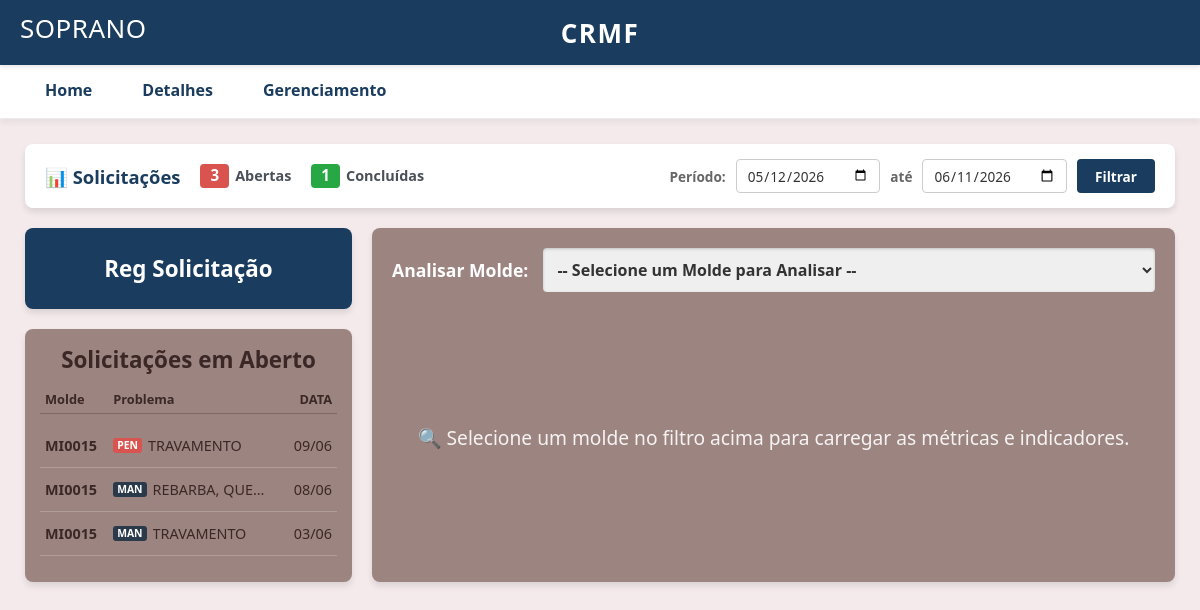
The app's page /, older data.
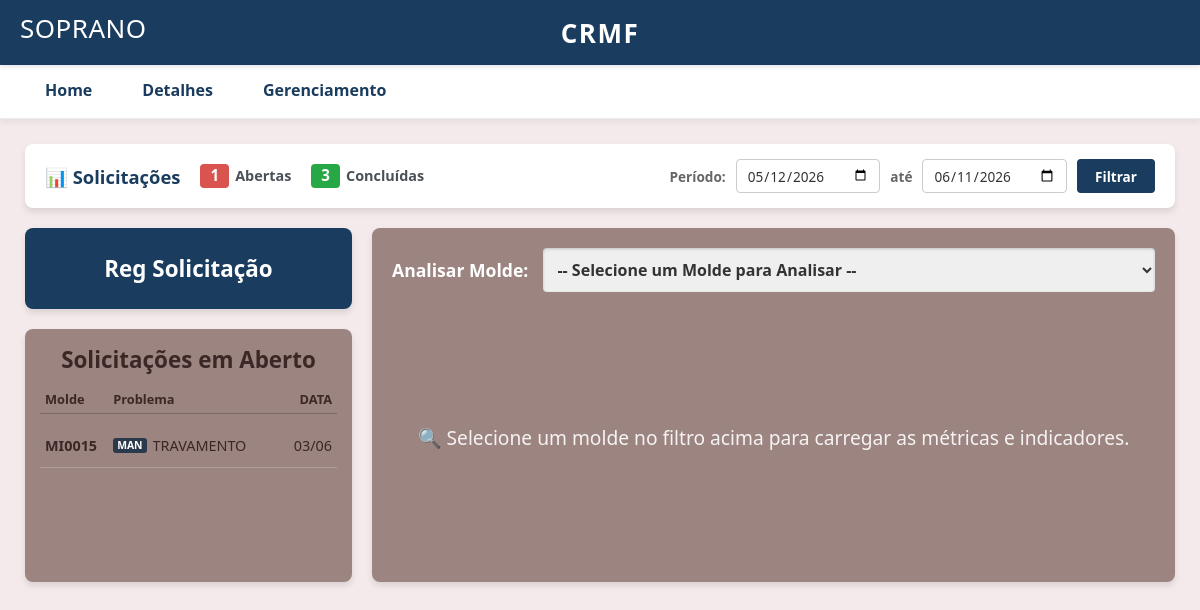
The same page, newer data.
### app_ferramentaria/models.py (models this page shows)
class SolicitacaoManutencao(models.Model):
    molde = models.ForeignKey(Molde, on_delete=models.DO_NOTHING, db_column='id_molde')
    maquina = models.ForeignKey(Maquina, on_delete=models.DO_NOTHING, db_column='id_maquina')
    operador = models.ForeignKey(Colaborador, on_delete=models.DO_NOTHING, db_column='id_operador', related_name='abertas_por')
    responsavel = models.ForeignKey(Colaborador, on_delete=models.DO_NOTHING, db_column='id_responsavel', null=True, related_name='resolvidas_por')
    ordem_producao = models.CharField(max_length=50, db_column='ordem_producao')
    parecer_producao = models.TextField(db_column='parecer_producao')
    parecer_ferramentaria = models.TextField(db_column='parecer_ferramentaria', null=True)
    status = models.CharField(max_length=20, db_column='status', default='Aberto')
    data_op = models.DateTimeField(db_column='data_op', null=True)
    data_abertura = models.DateTimeField(db_column='data_abertura', default=timezone.now)
    data_fechamento = models.DateTimeField(db_column='data_fechamento', null=True)
    ultima_alteracao = models.DateTimeField(db_column='ultima_alteracao', auto_now=True)
    problemas = models.ManyToManyField(Problema, through='SolicitacaoProblema')
    acoes = models.ManyToManyField(AcaoManutencao, through='SolicitacaoAcao')
    class Meta:
        managed = False
        db_table = 'solicitacoes_manutencao'

class Molde(models.Model):
    molde_nome = models.CharField(max_length=100, db_column='molde_nome')
    endereco_molde = models.CharField(max_length=50, db_column='endereco_molde')
    status = models.CharField(max_length=20, db_column='status')
    class Meta:
        managed = False # Informa ao Django: "Não crie esta tabela, ela já existe"
        db_table = 'moldes' # Nome exato da tabela no SQLite

class Problema(models.Model):
    problema = models.CharField(max_length=100, db_column='problema')
    descricao = models.CharField(max_length=200, db_column='descricao')
    class Meta:
        managed = False
        db_table = 'problemas'

### app_ferramentaria/views.py (the view, shortened to what this page needs)
# urls.py: path('', views.dashboard_view, name='dashboard'),
def dashboard_view(request):
    data_fim_padrao = timezone.now()
    data_inicio_padrao = data_fim_padrao - timedelta(days=30)
    data_inicio_str = request.GET.get('data_inicio')
    data_fim_str = request.GET.get('data_fim')
    if data_inicio_str:
        data_inicio = datetime.strptime(data_inicio_str, '%Y-%m-%d')
        data_inicio = timezone.make_aware(data_inicio)
    else:
        data_inicio = data_inicio_padrao
        data_inicio_str = data_inicio.strftime('%Y-%m-%d')
    if data_fim_str:
        data_fim = datetime.strptime(data_fim_str, '%Y-%m-%d')
        data_fim = data_fim.replace(hour=23, minute=59, second=59)
        data_fim = timezone.make_aware(data_fim)
    else:
        data_fim = data_fim_padrao
        data_fim_str = data_fim.strftime('%Y-%m-%d')
    total_abertas_periodo = SolicitacaoManutencao.objects.filter(
        data_abertura__range=[data_inicio, data_fim]
    ).exclude(
    status='Concluído'
    ).count()
    total_fechadas_periodo = SolicitacaoManutencao.objects.filter(
        data_fechamento__range=[data_inicio, data_fim],
        status='Concluído'
    ).count()
    molde_selecionado_id = request.GET.get('molde')
    molde_selecionado = None
    itens_molde = []
    labels_problemas = []
    valores_problemas = []
    pendencias = SolicitacaoManutencao.objects.filter(status__in=['Aberto', 'Em Manutenção']).order_by('-data_abertura')
    context = {
        'pendencias': pendencias,
        'lista_moldes': Molde.objects.filter(status = "Ativo"),
        'moldes': Molde.objects.filter(status = "Ativo"),
        'lista_maquinas': Maquina.objects.filter(status = "Ativo"),
        'lista_operadores': Colaborador.objects.filter(status = "Ativo", funcao__iexact='Operador'),
        'lista_problemas': Problema.objects.all(),
        'lista_acoes_manutencao': AcaoManutencao.objects.all(),
        'lista_ferramenteiros': Colaborador.objects.filter(status='Ativo', funcao__iexact='Ferramenteiro'),
        'molde_selecionado_id': str(molde_selecionado_id) if molde_selecionado_id else None,
        'molde_selecionado': molde_selecionado,
        'itens_molde': itens_molde,
        'labels_problemas': json.dumps(labels_problemas),
        'valores_problemas': json.dumps(valores_problemas),
        'total_abertas_periodo': total_abertas_periodo,
        'total_fechadas_periodo': total_fechadas_periodo,
        'data_inicio_filtro': data_inicio_str,
        'data_fim_filtro': data_fim_str,
    }
    return render(request, 'ferramentaria/dashboard.html', context)

### app_ferramentaria/templates/ferramentaria/dashboard.html (shortened to what the changed rows need)
{% extends 'ferramentaria/base.html' %}
{% block content %}
<div style="background: white; padding: 15px 20px; border-radius: 8px; box-shadow: 0 4px 6px rgba(0,0,0,0.1); width: 100%; box-sizing: border-box; margin-bottom: 20px;">
    <form method="GET" action="" style="display: flex; justify-content: space-between; align-items: center; flex-wrap: wrap; gap: 15px; width: 100%; margin: 0; padding: 0;">
        <div style="display: flex; align-items: center; gap: 20px; flex-wrap: wrap;">
            <div style="display: flex; align-items: center; gap: 6px;">
                <span style="background-color: #d9534f; color: white; padding: 4px 10px; border-radius: 4px; font-weight: bold; font-size: 0.95rem; line-height: 1;">
                    {{ total_abertas_periodo }}
                </span>
                <span style="color: #495057; font-size: 0.9rem; font-weight: 600;">Abertas</span>
            </div>
            <div style="display: flex; align-items: center; gap: 6px;">
                <span style="background-color: #28a745; color: white; padding: 4px 10px; border-radius: 4px; font-weight: bold; font-size: 0.95rem; line-height: 1;">
                    {{ total_fechadas_periodo }}
                </span>
                <span style="color: #495057; font-size: 0.9rem; font-weight: 600;">Concluídas</span>
            </div>
        </div>
    </form>
</div>
<div class="dash-container" style="display: flex; flex-direction: row-reverse; gap: 20px; width: 100%; align-items: stretch; box-sizing: border-box;">
    <div class="dash-right" style="flex: 3; min-width: 290px; display: flex; flex-direction: column; gap: 20px; box-sizing: border-box;">
        <div class="pendencias-box">
            <ul class="lista-pendencias">
                {% for os in pendencias %}
                <li class="item-pendencia"
                    data-id="{{ os.id }}"
                    data-molde="{{ os.molde.molde_nome }}"
                    data-data="{{ os.data_abertura|date:'d/m/Y H:i' }}"
                    data-maquina="{{ os.maquina.maquina }}"
                    data-operador="{{ os.operador.nome }}"
                    data-op="{{ os.ordem_producao }}"
                    data-dataop="{{ os.data_op|date:'d/m/Y' }}"
                    data-parecer-prod="{{ os.parecer_producao|default:'Nenhum parecer informado.' }}"
                    data-problemas="{% for prob in os.problemas.all %}{{ prob.problema }}{% if not forloop.last %}, {% endif %}{% empty %}Relato textual{% endfor %}"
                    data-status="{{ os.status }}"
                    onclick="abrirModalDetalhes(this)">
                    <span class="col-molde">{{ os.molde.molde_nome }}</span>
                    <span class="col-prob">
                        {% if os.status == 'Em Manutenção' %}
                            <span class="badge-status badge-manutencao">MAN</span>
                        {% else %}
                            <span class="badge-status badge-nova">PEN</span>
                        {% endif %}
                        <span class="col-prob-texto">
                            {% for prob in os.problemas.all %}
                                {{ prob.problema }}{% if not forloop.last %}, {% endif %}
                            {% empty %}
                                Relato textual
                            {% endfor %}
                        </span>
                    </span>
                    <span class="col-data">{{ os.data_abertura|date:"d/m" }}</span>
                </li>
                {% empty %}
                <li class="item-pendencia" style="justify-content: center; color: white; opacity: 0.7;">Nenhuma ordem de serviço em aberto!</li>
                {% endfor %}
            </ul>
        </div>
    </div>
</div>
{% endblock %}

Row changes from the older to the newer data that the page shows:
no longer on this page (row edited): SolicitacaoManutencao: molde.molde_nome "MI0015", status "PEN", data_abertura "09/06", Problema (problema "TRAVAMENTO")
no longer on this page (row edited): SolicitacaoManutencao: molde.molde_nome "MI0015", status "MAN", data_abertura "08/06"
no longer on this page (row unchanged): Problema: problema "REBARBA", shown under "MI0015"
no longer on this page (row unchanged): Problema: problema "QUE…", shown under "MI0015"
Text that changed along with them:
{{ total_abertas_periodo }}: "3" → "1"
{{ total_fechadas_periodo }}: "1" → "3"
